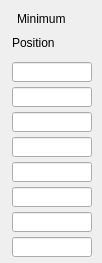
   <widget class="caFrame" name="caFrame_4">
    <property name="geometry">
     <rect>
      <x>376</x>
      <y>58</y>
      <width>102</width>
      <height>263</height>
     </rect>
    </property>
    <widget class="caLabel" name="caLabel_11">
     <property name="geometry">
      <rect>
       <x>12</x>
       <y>33</y>
       <width>80</width>
       <height>20</height>
      </rect>
     </property>
     <property name="text">
      <string>Position</string>
     </property>
     <property name="alignment">
      <set>Qt::AlignAbsolute|Qt::AlignLeading|Qt::AlignLeft|Qt::AlignVCenter</set>
     </property>
     <property name="fontScaleMode">
      <enum>ESimpleLabel::WidthAndHeight</enum>
     </property>
     <property name="foreground">
      <color>
       <red>0</red>
       <green>0</green>
       <blue>0</blue>
      </color>
     </property>
     <property name="background">
      <color alpha="0">
       <red>0</red>
       <green>0</green>
       <blue>0</blue>
      </color>
     </property>
     <property name="frameShape">
      <enum>QFrame::NoFrame</enum>
     </property>
    </widget>
    <widget class="caLabel" name="caLabel_12">
     <property name="geometry">
      <rect>
       <x>17</x>
       <y>9</y>
       <width>70</width>
       <height>20</height>
      </rect>
     </property>
     <property name="text">
      <string>Minimum</string>
     </property>
     <property name="alignment">
      <set>Qt::AlignAbsolute|Qt::AlignLeading|Qt::AlignLeft|Qt::AlignVCenter</set>
     </property>
     <property name="fontScaleMode">
      <enum>ESimpleLabel::WidthAndHeight</enum>
     </property>
     <property name="foreground">
      <color>
       <red>0</red>
       <green>0</green>
       <blue>0</blue>
      </color>
     </property>
     <property name="background">
      <color alpha="0">
       <red>0</red>
       <green>0</green>
       <blue>0</blue>
      </color>
     </property>
     <property name="frameShape">
      <enum>QFrame::NoFrame</enum>
     </property>
    </widget>
    <widget class="caLineEdit" name="caLineEdit_40">
     <property name="geometry">
      <rect>
       <x>12</x>
       <y>137</y>
       <width>80</width>
       <height>20</height>
      </rect>
     </property>
     <property name="alignment">
      <set>Qt::AlignAbsolute|Qt::AlignRight|Qt::AlignTrailing|Qt::AlignVCenter</set>
     </property>
     <property name="channel" stdset="0">
      <string>$(P)$(M4)-$(R)MinPosition</string>
     </property>
     <property name="foreground">
      <color>
       <red>10</red>
       <green>0</green>
       <blue>184</blue>
      </color>
     </property>
     <property name="background">
      <color>
       <red>187</red>
       <green>187</green>
       <blue>187</blue>
      </color>
     </property>
     <property name="colorMode">
      <enum>caLineEdit::Static</enum>
     </property>
     <property name="precisionMode">
      <enum>caLineEdit::Channel</enum>
     </property>
     <property name="limitsMode">
      <enum>caLineEdit::Channel</enum>
     </property>
     <property name="maxValue">
      <double>1.000000000000000</double>
     </property>
     <property name="minValue">
      <double>0.000000000000000</double>
     </property>
     <property name="fontScaleMode" stdset="0">
      <enum>caLineEdit::WidthAndHeight</enum>
     </property>
     <property name="formatType">
      <enum>caLineEdit::decimal</enum>
     </property>
    </widget>
    <widget class="caLineEdit" name="caLineEdit_41">
     <property name="geometry">
      <rect>
       <x>12</x>
       <y>162</y>
       <width>80</width>
       <height>20</height>
      </rect>
     </property>
     <property name="alignment">
      <set>Qt::AlignAbsolute|Qt::AlignRight|Qt::AlignTrailing|Qt::AlignVCenter</set>
     </property>
     <property name="channel" stdset="0">
      <string>$(P)$(M5)-$(R)MinPosition</string>
     </property>
     <property name="foreground">
      <color>
       <red>10</red>
       <green>0</green>
       <blue>184</blue>
      </color>
     </property>
     <property name="background">
      <color>
       <red>187</red>
       <green>187</green>
       <blue>187</blue>
      </color>
     </property>
     <property name="colorMode">
      <enum>caLineEdit::Static</enum>
     </property>
     <property name="precisionMode">
      <enum>caLineEdit::Channel</enum>
     </property>
     <property name="limitsMode">
      <enum>caLineEdit::Channel</enum>
     </property>
     <property name="maxValue">
      <double>1.000000000000000</double>
     </property>
     <property name="minValue">
      <double>0.000000000000000</double>
     </property>
     <property name="fontScaleMode" stdset="0">
      <enum>caLineEdit::WidthAndHeight</enum>
     </property>
     <property name="formatType">
      <enum>caLineEdit::decimal</enum>
     </property>
    </widget>
    <widget class="caLineEdit" name="caLineEdit_42">
     <property name="geometry">
      <rect>
       <x>12</x>
       <y>187</y>
       <width>80</width>
       <height>20</height>
      </rect>
     </property>
     <property name="alignment">
      <set>Qt::AlignAbsolute|Qt::AlignRight|Qt::AlignTrailing|Qt::AlignVCenter</set>
     </property>
     <property name="channel" stdset="0">
      <string>$(P)$(R)M6MinPosition</string>
     </property>
     <property name="foreground">
      <color>
       <red>10</red>
       <green>0</green>
       <blue>184</blue>
      </color>
     </property>
     <property name="background">
      <color>
       <red>187</red>
       <green>187</green>
       <blue>187</blue>
      </color>
     </property>
     <property name="colorMode">
      <enum>caLineEdit::Static</enum>
     </property>
     <property name="precisionMode">
      <enum>caLineEdit::Channel</enum>
     </property>
     <property name="limitsMode">
      <enum>caLineEdit::Channel</enum>
     </property>
     <property name="maxValue">
      <double>1.000000000000000</double>
     </property>
     <property name="minValue">
      <double>0.000000000000000</double>
     </property>
     <property name="fontScaleMode" stdset="0">
      <enum>caLineEdit::WidthAndHeight</enum>
     </property>
     <property name="formatType">
      <enum>caLineEdit::decimal</enum>
     </property>
    </widget>
    <widget class="caLineEdit" name="caLineEdit_43">
     <property name="geometry">
      <rect>
       <x>12</x>
       <y>62</y>
       <width>80</width>
       <height>20</height>
      </rect>
     </property>
     <property name="alignment">
      <set>Qt::AlignAbsolute|Qt::AlignRight|Qt::AlignTrailing|Qt::AlignVCenter</set>
     </property>
     <property name="channel" stdset="0">
      <string>$(P)$(M1)-$(R)MinPosition</string>
     </property>
     <property name="foreground">
      <color>
       <red>10</red>
       <green>0</green>
       <blue>184</blue>
      </color>
     </property>
     <property name="background">
      <color>
       <red>187</red>
       <green>187</green>
       <blue>187</blue>
      </color>
     </property>
     <property name="colorMode">
      <enum>caLineEdit::Static</enum>
     </property>
     <property name="precisionMode">
      <enum>caLineEdit::Channel</enum>
     </property>
     <property name="limitsMode">
      <enum>caLineEdit::Channel</enum>
     </property>
     <property name="maxValue">
      <double>1.000000000000000</double>
     </property>
     <property name="minValue">
      <double>0.000000000000000</double>
     </property>
     <property name="fontScaleMode" stdset="0">
      <enum>caLineEdit::WidthAndHeight</enum>
     </property>
     <property name="formatType">
      <enum>caLineEdit::decimal</enum>
     </property>
    </widget>
    <widget class="caLineEdit" name="caLineEdit_44">
     <property name="geometry">
      <rect>
       <x>12</x>
       <y>87</y>
       <width>80</width>
       <height>20</height>
      </rect>
     </property>
     <property name="alignment">
      <set>Qt::AlignAbsolute|Qt::AlignRight|Qt::AlignTrailing|Qt::AlignVCenter</set>
     </property>
     <property name="channel" stdset="0">
      <string>$(P)$(M2)-$(R)MinPosition</string>
     </property>
     <property name="foreground">
      <color>
       <red>10</red>
       <green>0</green>
       <blue>184</blue>
      </color>
     </property>
     <property name="background">
      <color>
       <red>187</red>
       <green>187</green>
       <blue>187</blue>
      </color>
     </property>
     <property name="colorMode">
      <enum>caLineEdit::Static</enum>
     </property>
     <property name="precisionMode">
      <enum>caLineEdit::Channel</enum>
     </property>
     <property name="limitsMode">
      <enum>caLineEdit::Channel</enum>
     </property>
     <property name="maxValue">
      <double>1.000000000000000</double>
     </property>
     <property name="minValue">
      <double>0.000000000000000</double>
     </property>
     <property name="fontScaleMode" stdset="0">
      <enum>caLineEdit::WidthAndHeight</enum>
     </property>
     <property name="formatType">
      <enum>caLineEdit::decimal</enum>
     </property>
    </widget>
    <widget class="caLineEdit" name="caLineEdit_45">
     <property name="geometry">
      <rect>
       <x>12</x>
       <y>112</y>
       <width>80</width>
       <height>20</height>
      </rect>
     </property>
     <property name="alignment">
      <set>Qt::AlignAbsolute|Qt::AlignRight|Qt::AlignTrailing|Qt::AlignVCenter</set>
     </property>
     <property name="channel" stdset="0">
      <string>$(P)$(M3)-$(R)MinPosition</string>
     </property>
     <property name="foreground">
      <color>
       <red>10</red>
       <green>0</green>
       <blue>184</blue>
      </color>
     </property>
     <property name="background">
      <color>
       <red>187</red>
       <green>187</green>
       <blue>187</blue>
      </color>
     </property>
     <property name="colorMode">
      <enum>caLineEdit::Static</enum>
     </property>
     <property name="precisionMode">
      <enum>caLineEdit::Channel</enum>
     </property>
     <property name="limitsMode">
      <enum>caLineEdit::Channel</enum>
     </property>
     <property name="maxValue">
      <double>1.000000000000000</double>
     </property>
     <property name="minValue">
      <double>0.000000000000000</double>
     </property>
     <property name="fontScaleMode" stdset="0">
      <enum>caLineEdit::WidthAndHeight</enum>
     </property>
     <property name="formatType">
      <enum>caLineEdit::decimal</enum>
     </property>
    </widget>
    <widget class="caGraphics" name="caRectangle_6">
     <property name="geometry">
      <rect>
       <x>0</x>
       <y>0</y>
       <width>100</width>
       <height>261</height>
      </rect>
     </property>
     <property name="foreground">
      <color>
       <red>0</red>
       <green>0</green>
       <blue>0</blue>
      </color>
     </property>
     <property name="linestyle" stdset="0">
      <enum>caGraphics::Solid</enum>
     </property>
     <property name="lineSize">
      <number>2</number>
     </property>
     <property name="lineColor">
      <color>
       <red>0</red>
       <green>0</green>
       <blue>0</blue>
      </color>
     </property>
     <property name="form">
      <enum>caGraphics::Rectangle</enum>
     </property>
     <property name="background" stdset="0">
      <color alpha="0">
       <red>0</red>
       <green>0</green>
       <blue>0</blue>
      </color>
     </property>
    </widget>
    <widget class="caLineEdit" name="caLineEdit_46">
     <property name="geometry">
      <rect>
       <x>12</x>
       <y>237</y>
       <width>80</width>
       <height>20</height>
      </rect>
     </property>
     <property name="alignment">
      <set>Qt::AlignAbsolute|Qt::AlignRight|Qt::AlignTrailing|Qt::AlignVCenter</set>
     </property>
     <property name="channel" stdset="0">
      <string>$(P)$(M8)-$(R)MinPosition</string>
     </property>
     <property name="foreground">
      <color>
       <red>10</red>
       <green>0</green>
       <blue>184</blue>
      </color>
     </property>
     <property name="background">
      <color>
       <red>187</red>
       <green>187</green>
       <blue>187</blue>
      </color>
     </property>
     <property name="colorMode">
      <enum>caLineEdit::Static</enum>
     </property>
     <property name="precisionMode">
      <enum>caLineEdit::Channel</enum>
     </property>
     <property name="limitsMode">
      <enum>caLineEdit::Channel</enum>
     </property>
     <property name="maxValue">
      <double>1.000000000000000</double>
     </property>
     <property name="minValue">
      <double>0.000000000000000</double>
     </property>
     <property name="fontScaleMode" stdset="0">
      <enum>caLineEdit::WidthAndHeight</enum>
     </property>
     <property name="formatType">
      <enum>caLineEdit::decimal</enum>
     </property>
    </widget>
    <widget class="caLineEdit" name="caLineEdit_47">
     <property name="geometry">
      <rect>
       <x>12</x>
       <y>212</y>
       <width>80</width>
       <height>20</height>
      </rect>
     </property>
     <property name="alignment">
      <set>Qt::AlignAbsolute|Qt::AlignRight|Qt::AlignTrailing|Qt::AlignVCenter</set>
     </property>
     <property name="channel" stdset="0">
      <string>$(P)$(M7)-$(R)MinPosition</string>
     </property>
     <property name="foreground">
      <color>
       <red>10</red>
       <green>0</green>
       <blue>184</blue>
      </color>
     </property>
     <property name="background">
      <color>
       <red>187</red>
       <green>187</green>
       <blue>187</blue>
      </color>
     </property>
     <property name="colorMode">
      <enum>caLineEdit::Static</enum>
     </property>
     <property name="precisionMode">
      <enum>caLineEdit::Channel</enum>
     </property>
     <property name="limitsMode">
      <enum>caLineEdit::Channel</enum>
     </property>
     <property name="maxValue">
      <double>1.000000000000000</double>
     </property>
     <property name="minValue">
      <double>0.000000000000000</double>
     </property>
     <property name="fontScaleMode" stdset="0">
      <enum>caLineEdit::WidthAndHeight</enum>
     </property>
     <property name="formatType">
      <enum>caLineEdit::decimal</enum>
     </property>
    </widget>
   </widget>
